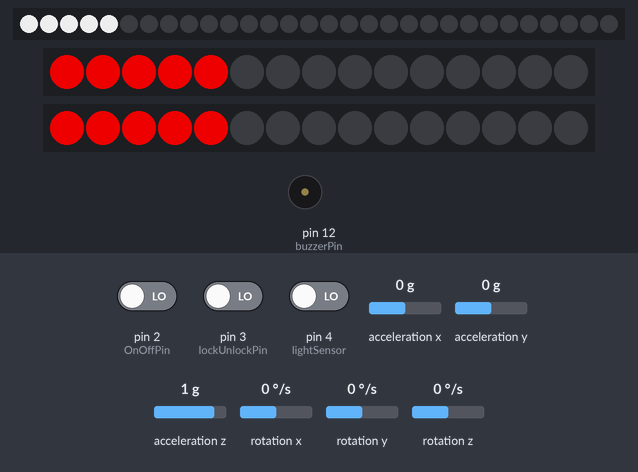
Bench run of a sketch on a simulated Arduino Nano, built with avr-gcc and run on an emulated ATmega328P. Shown: 30 RGB LEDs in strip order, left to right, 2 × 15 RGB LEDs in strip order, left to right, buzzer (waves = sounding, pin HIGH). Wiring (inferred from the names in the program): MPU-6050 motion sensor at I2C address 0x68. Inputs (shaded band) come from the test bench; at power-on: pin 2 (OnOffPin) LOW, pin 3 (lockUnlockPin) LOW, pin 4 (lightSensor) LOW, acceleration x 0 g, acceleration y 0 g, acceleration z 1 g, rotation x 0 °/s, rotation y 0 °/s, rotation z 0 °/s.

Above: at 1.2 s.
1.3 s: pin 2 (OnOffPin) driven HIGH
At 1.4 s:
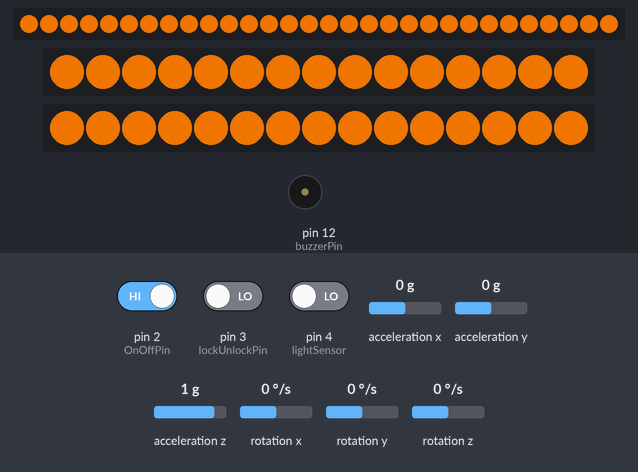
At 3.6 s:
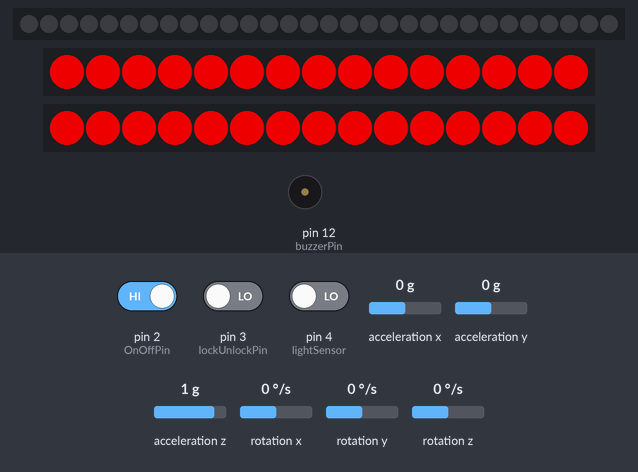
3.9 s: pin 3 (lockUnlockPin) driven HIGH
At 9.6 s:
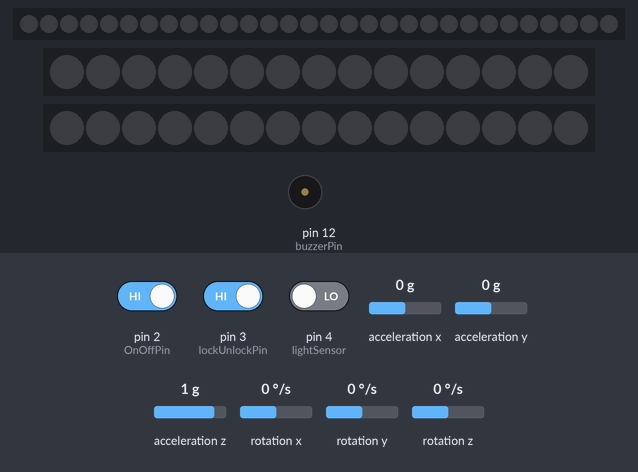
Timing chart, 0 to 11.1 s (numbered marks = the images above; inputs shaded):
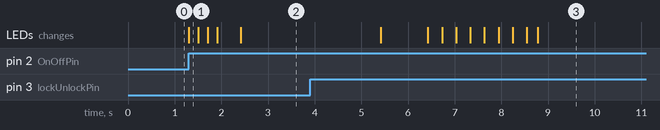

The sketch:

SmartBikeFullProject.ino
```cpp
//Libraries
#include <Wire.h> // Wire.h is for the communication with the accelerometer
#include <FastLED.h> // FastLED.h library is for the operation of the addressable LEDS
#include "PinChangeInterrupt.h" // PinChangeInterrupt.h library is used for adding more interrupt pins as the Elegoo nano only has 2


//Accelerometer
const int MPU_ADDR = 0x68;
int16_t accelerometer_x, accelerometer_y, accelerometer_z;    // Value from accelerometer
char tmp_str[7];
char* convert_int16_to_str(int16_t i) {      // COnversion of int to strings
  sprintf(tmp_str, "%6d", i);
  return tmp_str;
}
int accX = 0;  // Final value from accelerometer after conversion
int accY = 0;  // Final value from accelerometer after conversion
int accZ = 0;


//LEDS
int i, k, j = 0;   // Values used in loops in LEDS
CRGB leds_1[30];   // LEDS that face forward and down
CRGB leds_2[15];   // Rear LED lights left
CRGB leds_3[15];   // Rear LED lights right
bool lockFlashOnce  = true;  // Allows the Lock flash fucntion to operate once ibstead of every while loop
bool unLockFlashOnce = true; // Allows the Lock flash fucntion to operate once ibstead of every while loop
int brightnessEnvironment;   // Brightness level surrounding environment
int LED_BRIGHTNESS;   // Brightness set depending o brightness variable
CRGBPalette16 currentPalette;
TBlendType currentBlending;


//Rf
bool onOffState = false;  // Boolean for System power on and off (Attaches to interupt)
bool lockUnlockState = false; // Boolean for locking and unlocking (Attaches to interupt)
bool stateLightSensor = false;  // Boolean for switiching light modes in unlock state (Attaches to interupt)
int countLights = 1;  // Int for switiching between modes (Attaches to interupt)
int OnOffPin = 2; // On off pin interrupt
int lockUnlockPin = 3;  // lock unlock pin interrupt
int lightSensor = 4;  //  light sensor interrupt


//Buzzer
int buzzerPin = 12; // Buzzer pins output for security system


void setup() {
  //Accelerometer
  Wire.begin();
  Wire.beginTransmission(MPU_ADDR);  // Begins a transmission to the I2C slave
  Wire.write(0x6B);                  // PWR_MGMT_1 register
  Wire.write(0);                     // set to zero (wakes up the MPU-6050)
  Wire.endTransmission(true);        // End the transmission


  //Leds
  FastLED.addLeds<WS2812, 8, GRB>(leds_1, 30); // Sets up the LEDS
  FastLED.addLeds<WS2812, 10, GRB>(leds_2, 15); // Sets up the LEDS
  FastLED.addLeds<WS2812, 9, GRB>(leds_3, 15); // Sets up the LEDS
  FastLED.setMaxPowerInVoltsAndMilliamps(5,2000); // Sets up the LEDS max volts and amps


//LightSensor
  pinMode(A6, INPUT);  // OInput pin of the light sensor


  //RF
  pinMode(OnOffPin, INPUT); // Input from RF receiver to produce an interrupt
  attachInterrupt(digitalPinToInterrupt(OnOffPin), switchState, RISING); // Interrupt attachment
  pinMode(lockUnlockPin, INPUT); // Input from RF receiver to produce an interrupt
  attachInterrupt(digitalPinToInterrupt(lockUnlockPin), switchState1, RISING); // Interrupt attachment
  pinMode(lightSensor, INPUT); // Input from RF receiver to produce an interrupt
  attachPinChangeInterrupt(digitalPinToPinChangeInterrupt(lightSensor), handleLightButtonPress, RISING); // Interrupt attachment


  //Buzzer
  pinMode(buzzerPin, OUTPUT); // Ouput pin for the buzzer
}

void loop() {

  // On/Off: This actives when system is powered back on and illumintaes 15 leds to shwo this
  while (onOffState == false) {
    fill_solid(leds_1, 5, CRGB(200,200,200));
    fill_solid(leds_2, 5, CRGB(200,0,0));
    fill_solid(leds_3, 5, CRGB(200,0,0));
    FastLED.show();
  }


  //locked: This is the locked state of the system
  while (lockUnlockState == true) {
    fill_solid(leds_1, 30, CRGB(0,0,0));
    fill_solid(leds_2, 15, CRGB(0,0,0));
    fill_solid(leds_3, 15, CRGB(0,0,0));
    FastLED.show();
    if (lockFlashOnce == true){
    lock();
    lockFlashOnce = false;
    unLockFlashOnce = true;
    }


    accelerometerMonitor();  // Method for gathering the g forces meaudred on x and y axis

    if (accX > 1 || accY > 1 || accX < -1 || accY < -1 || accZ < -1 || accZ < -1) {
      digitalWrite(buzzerPin, HIGH);
      for(i=0;i<=20;i++){
        Alarm();
        delay(400);
      }
    }
    digitalWrite(buzzerPin, LOW);
  }


//Unlocked: This is the unlocked state of the system
while (lockUnlockState == false) {
    if (unLockFlashOnce == true){
    unLock();
    unLockFlashOnce = false;
    lockFlashOnce = true;
    }
      fill_solid(leds_2, 15, CRGB(200,0,0));
      fill_solid(leds_3, 15, CRGB(200,0,0));
      FastLED.show();
      delay(3000);
    while (countLights == 1) { // While loop for the light sensitive mode

      fillWhite();
      delay(1000);

      escapeCountWhileLoops();  // Method for checking interrups to change modes
    }

    while (countLights == 2) { // While loop for the slow speed through busy area mode
      fill_solid(leds_1, 30, CRGB(255, 255, 255));
      fill_solid(leds_2, 15, CRGB(255, 0, 0));
      fill_solid(leds_3, 15, CRGB(255, 0, 0));
      FastLED.show();
      escapeCountWhileLoops(); // Method for checking interrups to change modes

    }

  while (countLights == 3) { // While loop for christmas tree lights (green)
    fill_solid(leds_2, 15, CRGB(200,0,0));
    fill_solid(leds_3, 15, CRGB(200,0,0));
    currentPalette = ForestColors_p;
    static uint8_t index = 0;
    index = index + 1; /* motion speed */
    PaletteColors(index);
    FastLED.show();
    FastLED.delay(10);


    escapeCountWhileLoops(); // Method for checking interrups to change modes
  }

  while (countLights == 4) { // While loop for christmas tree lights (red)
    currentPalette = LavaColors_p;
    static uint8_t index = 0;
    index = index + 1; /* motion speed */
    PaletteColors(index);
    FastLED.show();
    FastLED.delay(10);


    escapeCountWhileLoops(); // Method for checking interrups to change modes
  }

  while (countLights == 5) { // // While loop for rainbow colors
    currentPalette = RainbowColors_p;
    static uint8_t index = 0;
    index = index + 1; /* motion speed */
    PaletteColors(index);
    FastLED.show();
    FastLED.delay(10);


    escapeCountWhileLoops(); // Method for checking interrups to change modes
  }

  }
}


  // Methods

  //Interrups methods
void escapeCountWhileLoops() { // Used to check states of booleans in unlocked to switch between modes
  if (onOffState == false) {
    countLights = 10;
    lockUnlockState == true;
  }
  if (lockUnlockState == true) {
    countLights = 10;
    onOffState == true;
  }
}


void switchState() { // Interrupt for on/off boolean switch
  if (onOffState == false) {
    onOffState = true;
  } else {
    onOffState = false;
  }
}


void switchState1() { // Interrupt for lock/unlock boolean switch
  if (lockUnlockState == false) {
    lockUnlockState = true;

  } else {
    lockUnlockState = false;
  }
}


void handleLightButtonPress() { // Interrupt for uncloked state lights modes
  if (countLights >= 5) {
    countLights = 0;
  }
  countLights ++;
}


// Fastled methods
void lock(void) { // Effect done upon locking the smart bike
  k = 204;
  j = 100;

  for (i = 0; i <= 100; i++) {
    fill_solid(leds_1, 30, CRGB(k, j, 0));
    fill_solid(leds_2, 15, CRGB(k, j, 0));
    fill_solid(leds_3, 15, CRGB(k, j, 0));
    FastLED.show();
    k = k - 2;
    j = j - 1;
    delay(20);
  }
  fill_solid(leds_1, 30, CRGB(0, 0, 0));
  fill_solid(leds_2, 15, CRGB(0, 0, 0));
  fill_solid(leds_3, 15, CRGB(0, 0, 0));
  FastLED.show();
}

void Alarm(void){
  fill_solid(leds_1, 30, CRGB(200, 100, 100));
  fill_solid(leds_2, 15, CRGB(0, 255, 0));
  fill_solid(leds_3, 15, CRGB(0, 0, 255));
  FastLED.show();
  delay(400);
  fill_solid(leds_1, 30, CRGB(0, 0, 0));
  fill_solid(leds_2, 15, CRGB(0, 0, 255));
  fill_solid(leds_3, 15, CRGB(0, 255, 0));
  FastLED.show();
}


void unLock(void) { // Effect done upon unlocking the smart bike
  fill_solid(leds_1, 30, CRGB(204, 100, 0));
  fill_solid(leds_2, 15, CRGB(204, 100, 0));
  fill_solid(leds_3, 15, CRGB(204, 100, 0));
  FastLED.show();
  delay(200);
  fill_solid(leds_1, 30, CRGB(0, 0, 0));
  fill_solid(leds_2, 15, CRGB(0, 0, 0));
  fill_solid(leds_3, 15, CRGB(0, 0, 0));
  FastLED.show();
  delay(200);
  fill_solid(leds_1, 30, CRGB(204, 100, 0));
  fill_solid(leds_2, 15, CRGB(204, 100, 0));
  fill_solid(leds_3, 15, CRGB(204, 100, 0));
  FastLED.show();
  delay(200);
  fill_solid(leds_1, 30, CRGB(0, 0, 0));
  fill_solid(leds_2, 15, CRGB(0, 0, 0));
  fill_solid(leds_3, 15, CRGB(0, 0, 0));
  FastLED.show();
  delay(500);
}


void fillWhite() { // Method for reading lightsensor and adjusting LED intensity accordingly
  brightnessEnvironment = analogRead(A6);
  if (brightnessEnvironment <= 100) {
    LED_BRIGHTNESS = 200;
  }
  if (brightnessEnvironment > 100 && brightnessEnvironment <= 250) {
    LED_BRIGHTNESS = 100;
  }
  if (brightnessEnvironment > 250 && brightnessEnvironment <= 750) {
    LED_BRIGHTNESS = 50;
  }
  if (brightnessEnvironment > 750) {
    LED_BRIGHTNESS = 10;
  }

  fill_solid(leds_1, 30, CRGB(LED_BRIGHTNESS, LED_BRIGHTNESS, LED_BRIGHTNESS));
  FastLED.show();
}


void PaletteColors(uint8_t index) { // Method for doing special light effects for unlocked state
  uint8_t brightness = 70;

  for (int i = 0; i < 30; ++i) {
    leds_1[i] = ColorFromPalette(currentPalette, index, brightness, currentBlending);
    index += 10;

  }

}


//Accelerometer method
void accelerometerMonitor() { // Method for monitoring acceleromater readings
  Wire.beginTransmission(MPU_ADDR);
  Wire.write(0x3B);
  Wire.endTransmission(false);
  Wire.requestFrom(MPU_ADDR, 7 * 2, true);

  accelerometer_x = Wire.read() << 8 | Wire.read();
  accelerometer_y = Wire.read() << 8 | Wire.read();
  accelerometer_z = Wire.read() << 8 | Wire.read();

  convert_int16_to_str(accelerometer_x);
  convert_int16_to_str(accelerometer_y);
  convert_int16_to_str(accelerometer_z);
  accX = accelerometer_x / 10000;
  accY = accelerometer_y / 10000;
  accZ = accelerometer_z / 10000;
}
```

Measured:
- after the input at 1.3 s, the LEDs: change at once (image 1)
- after the input at 3.9 s, the LEDs: first differ from a run without the input after 2.5 s (image 3 shows a later state)
